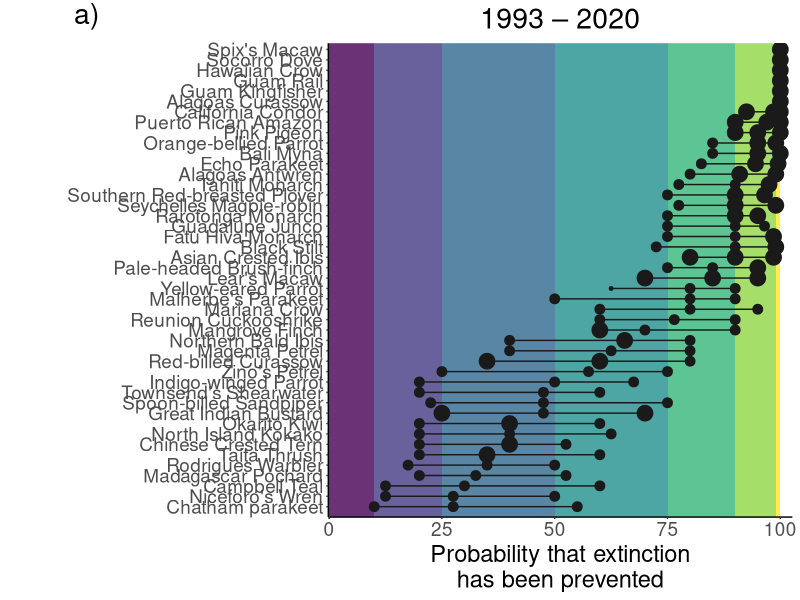
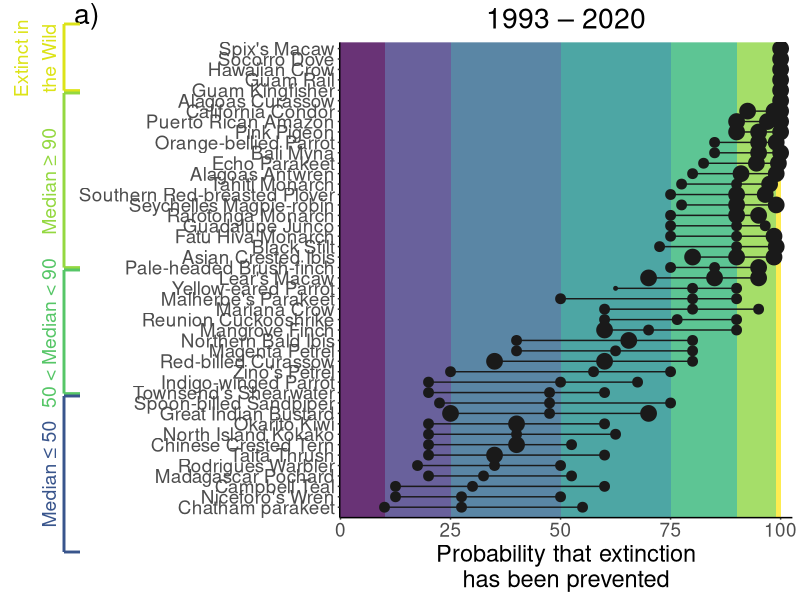
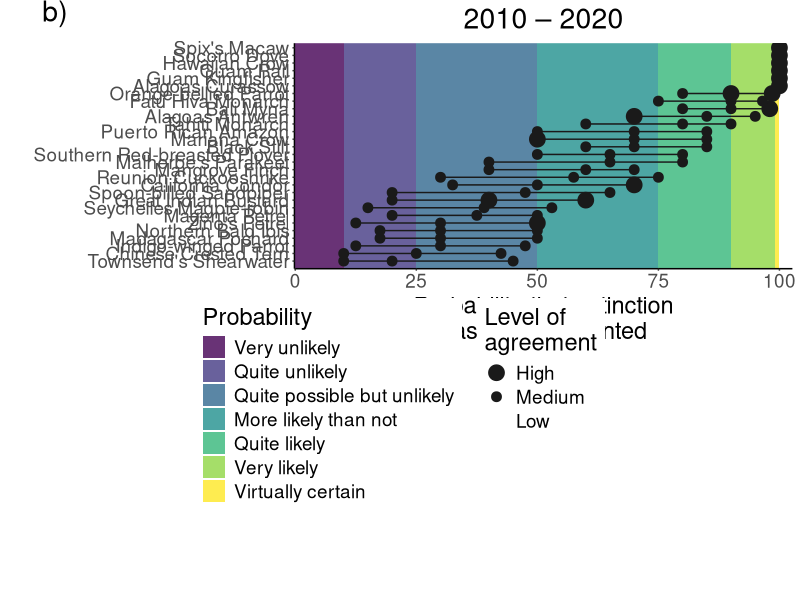
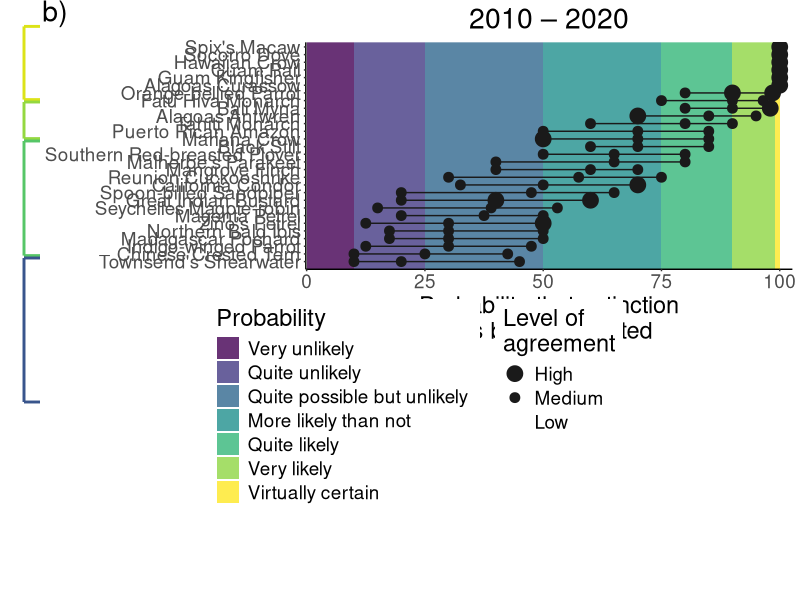
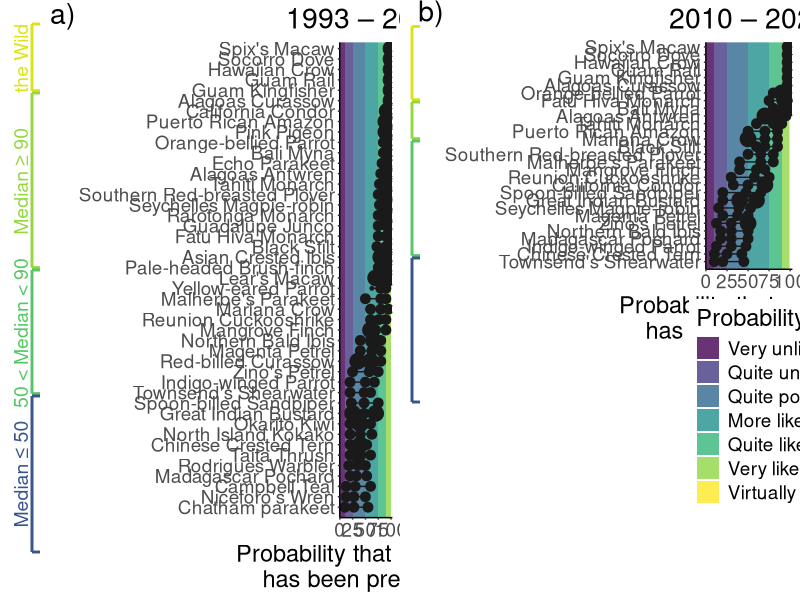

These charts were generated, in order, by the following R code: (Note: this script raises an error after producing the figures.)
#### -------------------------------------------------------------------------------##
#### ----------------------------- Plots of medians ------------------------------####
#### -------------------------------------------------------------------------------##

library(tidyverse)
library(viridis)
library(cowplot)
library(gridExtra)


allsppmed <- read.csv("data/allspp_medians.csv")

allsppmed <- mutate_if(allsppmed, is.character, as.factor)

## Reorder factor levels

### Agreement
allsppmed$agreement1993 = factor(allsppmed$agreement1993, levels(allsppmed$agreement1993)[c(1, 3, 2)])
allsppmed$agreement2010 = factor(allsppmed$agreement2010, levels(allsppmed$agreement2010)[c(1, 3, 2)])

### Type of estimate
allsppmed$est = factor(allsppmed$est, levels(allsppmed$est)[c(2, 1, 3)])



## Set up plot background

fill <- c("Very unlikely", "Quite unlikely", "Quite possible\nbut unlikely", "More likely than not", "Quite likely", 
          "Very likely", "Virtually certain")
ymax <- c(10, 25, 50, 75, 90, 99, 100)
ymin <- c(0, 10, 25, 50, 75, 90, 99)
fill <- c(1:7)
rect <- data.frame(cbind(ymax, ymin, fill))


#### ----------------------------- Birds -----------------------------------------####


## Make bird plot for 1993 - 2020

(a <- filter(allsppmed, class == "AVES") %>% 
   ggplot() +
   geom_point(aes(x = fct_reorder(Common.name, order1993), y = median1993), alpha = 0)  +
   geom_rect(data = rect, aes(xmin = 0, xmax = 45.6, ymin = ymin, ymax = ymax, fill = fill), alpha = 0.8) +
   scale_fill_viridis() +
   geom_point(aes(x = fct_reorder(Common.name, order1993), y = median1993, size = agreement1993), colour = "grey10")+
   geom_line(aes(x = Common.name, y = median1993, colour = "grey10"), colour = "grey10") +
   coord_flip(ylim = c(4.5, 98)) +
   scale_size_manual(values = c(5, 3, 1)) +
   labs(x = "", y = "Probability that extinction\nhas been prevented", title = "1993 – 2020", tag = "a)") +
   theme_classic() +
   theme(axis.ticks.length = unit(.05, "cm"),
         text = element_text(size = 17),
         panel.spacing = unit(2, "lines"),
         legend.position = "none",
         plot.title = element_text(hjust = 0.5),
         plot.margin = unit(c(5.5, 5.5, 5.5, 30),"pt"),
         plot.tag.position = c(0.06, 0.99)))


## Add lines and text on left

(b <- ggdraw() +
    draw_plot(a) +
    draw_line(x = c(0.08, 0.08), y = c(0.849, 0.96), color = "#DCE318FF", size = 1) +
    draw_line(x = c(0.08, 0.1), y = c(0.96, 0.96), color = "#DCE318FF", size = 1) +
    draw_line(x = c(0.08, 0.1), y = c(0.849, 0.849), color = "#DCE318FF", size = 1) +
    draw_text("Extinct in\nthe Wild", vjust = 0, x = 0.07, y = 0.903, angle = 90, colour = "#DCE318FF") +
    
    draw_line(x = c(0.08, 0.08), y = c(0.554, 0.845), color = "#94D840FF", size = 1) +
    draw_line(x = c(0.08, 0.1), y = c(0.845, 0.845), color = "#94D840FF", size = 1) +
    draw_line(x = c(0.08, 0.1), y = c(0.554, 0.554), color = "#94D840FF", size = 1) +
    draw_text("Median \u2265 90", vjust = 0, x = 0.07, y = 0.698, angle = 90, colour = "#94D840FF") +
    
    draw_line(x = c(0.08, 0.08), y = c(0.344, 0.55), color = "#56C667FF", size = 1) +
    draw_line(x = c(0.08, 0.1), y = c(0.55, 0.55), color = "#56C667FF", size = 1) +
    draw_line(x = c(0.08, 0.1), y = c(0.344, 0.344), color = "#56C667FF", size = 1) +
    draw_text("50 < Median < 90", vjust = 0, x = 0.07, y = 0.445, angle = 90, colour = "#56C667FF") +
    
    draw_line(x = c(0.08, 0.08), y = c(0.08, 0.34), color = "#39558CFF", size = 1) +
    draw_line(x = c(0.08, 0.1), y = c(0.34, 0.34), color = "#39558CFF", size = 1) +
    draw_line(x = c(0.08, 0.1), y = c(0.08, 0.08), color = "#39558CFF", size = 1) +
    draw_text("Median \u2264 50", vjust = 0, x = 0.07, y = 0.21, angle = 90, colour = "#39558CFF"))


## Make bird plot for 2010 - 2020

(c <- filter(allsppmed, class == "AVES" & !is.na(median2010)) %>% 
    ggplot() +
    geom_point(aes(x = fct_reorder(Common.name, order2010), y = median2010), alpha = 0) +
    geom_rect(data = rect, aes(xmin = 0, xmax = 29.6, ymin = ymin, ymax = ymax, fill = fill), alpha = 0.8) +
    scale_fill_viridis(labels = c("Very unlikely", 
                                  "Quite unlikely", 
                                  "Quite possible but unlikely", 
                                  "More likely than not", 
                                  "Quite likely", 
                                  "Very likely", 
                                  "Virtually certain"),
                       guide = "legend", name = "Probability") +
    geom_point(aes(x = fct_reorder(Common.name, order2010), y = median2010, size = agreement2010), colour = "grey10") +
    geom_line(aes(x = Common.name, y = median2010, colour = "grey10"), colour = "grey10") +
    coord_flip(ylim = c(4.5, 98)) +
    scale_size_manual(values = c(5, 3, 1), name = "Level of\nagreement", drop = FALSE) +
    labs(x = "", y = "Probability that extinction\nhas been prevented", title = "2010 – 2020", tag = "b)") +
    theme_classic() +
    theme(axis.ticks.length = unit(.05, "cm"),
          text = element_text(size = 17),
          plot.margin = unit(c(5.5, 5.5, 185, 5.5),"pt"),
          legend.position = c(-0.2, -0.13),
          legend.justification = c("left", "top"),
          legend.box = "horizontal", 
          legend.direction = "vertical",
          plot.title = element_text(hjust = 0.5),
          plot.tag.position = c(0.06, 0.99)) + 
    guides(colour = guide_legend(override.aes = list(size = 5), order = 2),
           fill = guide_legend(order = 1),
           size = guide_legend(order = 3)))


## Add lines and text on left

(d <- ggdraw() +
    draw_plot(c) +
    draw_line(x = c(0.03, 0.03), y = c(0.834, 0.956), color = "#DCE318FF", size = 1) +
    draw_line(x = c(0.03, 0.05), y = c(0.956, 0.956), color = "#DCE318FF", size = 1) +
    draw_line(x = c(0.03, 0.05), y = c(0.834, 0.834), color = "#DCE318FF", size = 1) +
    
    draw_line(x = c(0.03, 0.03), y = c(0.769, 0.83), color = "#94D840FF", size = 1) +
    draw_line(x = c(0.03, 0.05), y = c(0.83, 0.83), color = "#94D840FF", size = 1) +
    draw_line(x = c(0.03, 0.05), y = c(0.769, 0.769), color = "#94D840FF", size = 1) +
    
    draw_line(x = c(0.03, 0.03), y = c(0.574, 0.765), color = "#56C667FF", size = 1) +
    draw_line(x = c(0.03, 0.05), y = c(0.765, 0.765), color = "#56C667FF", size = 1) +
    draw_line(x = c(0.03, 0.05), y = c(0.574, 0.574), color = "#56C667FF", size = 1) +
    
    draw_line(x = c(0.03, 0.03), y = c(0.33, 0.57), color = "#39558CFF", size = 1) +
    draw_line(x = c(0.03, 0.05), y = c(0.57, 0.57), color = "#39558CFF", size = 1) +
    draw_line(x = c(0.03, 0.05), y = c(0.33, 0.33), color = "#39558CFF", size = 1))


## Arrange and save

e <- grid.arrange(b, d, nrow = 1)
ggsave("output/median_scores_birds.pdf", e, dpi = 800, width = 15, height = 10, device = cairo_pdf)
ggsave("output/median_scores_birds.png", e, dpi = 300, width = 381, height = 254, units = "mm")



#### ----------------------------- Mammals ----------------------------------------####

## Make mammal plot for 1993 - 2020

(f <- filter(allsppmed, class == "MAMMALIA") %>% 
   ggplot() +
   geom_point(aes(x = fct_reorder(Common.name, order1993), y = median1993), alpha = 0)  +
   geom_rect(data = rect, aes(xmin = 0, xmax = 24.6, ymin = ymin, ymax = ymax, fill = fill), alpha = 0.8) +
   scale_fill_viridis() +
   geom_point(aes(x = fct_reorder(Common.name, order1993), y = median1993, size = agreement1993), colour = "grey10")+
   geom_line(aes(x = Common.name, y = median1993, colour = "grey10"), colour = "grey10") +
   coord_flip(ylim = c(4.5, 98)) +
   scale_size_manual(values = c(5, 3, 1)) +
   labs(x = "", y = "Probability that extinction\nhas been prevented", title = "1993 – 2020", tag = "a)") +
   theme_classic() +
   theme(axis.ticks.length = unit(.05, "cm"),
         text = element_text(size = 15),
         panel.spacing = unit(2, "lines"),
         legend.position = "none",
         plot.title = element_text(hjust = 0.5),
         plot.margin = unit(c(5.5, 5.5, 5.5, 30),"pt"),
         plot.tag.position = c(0.06, 0.99)))


## Add lines and text on left

(g <- b <- ggdraw() +
    draw_plot(f) +
    draw_line(x = c(0.08, 0.08), y = c(0.849, 0.955), color = "#DCE318FF", size = 1) +
    draw_line(x = c(0.08, 0.1), y = c(0.955, 0.955), color = "#DCE318FF", size = 1) +
    draw_line(x = c(0.08, 0.1), y = c(0.849, 0.849), color = "#DCE318FF", size = 1) +
    draw_text("Extinct in\nthe Wild", vjust = 0, x = 0.07, y = 0.902, angle = 90, colour = "#DCE318FF") +
    
    draw_line(x = c(0.08, 0.08), y = c(0.714, 0.845), color = "#94D840FF", size = 1) +
    draw_line(x = c(0.08, 0.1), y = c(0.845, 0.845), color = "#94D840FF", size = 1) +
    draw_line(x = c(0.08, 0.1), y = c(0.714, 0.714), color = "#94D840FF", size = 1) +
    draw_text("Median \u2265 90", vjust = 0, x = 0.07, y = 0.78, angle = 90, colour = "#94D840FF") +
    
    draw_line(x = c(0.08, 0.08), y = c(0.384, 0.71), color = "#56C667FF", size = 1) +
    draw_line(x = c(0.08, 0.1), y = c(0.71, 0.71), color = "#56C667FF", size = 1) +
    draw_line(x = c(0.08, 0.1), y = c(0.384, 0.384), color = "#56C667FF", size = 1) +
    draw_text("50 < Median < 90", vjust = 0, x = 0.07, y = 0.547, angle = 90, colour = "#56C667FF") +
    
    draw_line(x = c(0.08, 0.08), y = c(0.09, 0.38), color = "#39558CFF", size = 1) +
    draw_line(x = c(0.08, 0.1), y = c(0.38, 0.38), color = "#39558CFF", size = 1) +
    draw_line(x = c(0.08, 0.1), y = c(0.09, 0.09), color = "#39558CFF", size = 1) +
    draw_text("Median \u2264 50", vjust = 0, x = 0.07, y = 0.235, angle = 90, colour = "#39558CFF"))


## Make mammal plot for 2010 - 2020

(h <- filter(allsppmed, class == "MAMMALIA" & !is.na(median2010)) %>% 
    ggplot() +
    geom_point(aes(x = fct_reorder(Common.name, order2010), y = median2010), alpha = 0) +
    geom_rect(data = rect, aes(xmin = 0, xmax = 19.6, ymin = ymin, ymax = ymax, fill = fill), alpha = 0.8) +
    scale_fill_viridis(labels = c("Very unlikely", 
                                  "Quite unlikely", 
                                  "Quite possible but unlikely", 
                                  "More likely than not", 
                                  "Quite likely", 
                                  "Very likely", 
                                  "Virtually certain"),
                       guide = "legend", name = "Probability") +
    geom_point(aes(x = fct_reorder(Common.name, order2010), y = median2010, size = agreement2010), colour = "grey10") +
    geom_line(aes(x = Common.name, y = median2010, colour = "grey10"), colour = "grey10") +
    coord_flip(ylim = c(4.5, 98)) +
    scale_size_manual(values = c(5, 3, 1), name = "Level of\nagreement", drop = FALSE) +
    labs(x = "", y = "Probability that extinction\nhas been prevented", title = "2010 – 2020", tag = "b)") +
    theme_classic() +
    theme(axis.ticks.length = unit(.05, "cm"),
          text = element_text(size = 15),
          plot.margin = unit(c(5.5, 5.5, 160, 5.5),"pt"),
          legend.position = c(-0.2, -0.15),
          legend.justification = c("left", "top"),
          legend.box = "horizontal", 
          legend.direction = "vertical",
          plot.title = element_text(hjust = 0.5),
          plot.tag.position = c(0.06, 0.99)) + 
    guides(colour = guide_legend(override.aes = list(size = 5), order = 2),
           fill = guide_legend(order = 1),
           size = guide_legend(order = 3)))


## Add lines and text on left

(i <- ggdraw() +
    draw_plot(h) +
    draw_line(x = c(0.03, 0.03), y = c(0.894, 0.956), color = "#DCE318FF", size = 1) +
    draw_line(x = c(0.03, 0.05), y = c(0.956, 0.956), color = "#DCE318FF", size = 1) +
    draw_line(x = c(0.03, 0.05), y = c(0.894, 0.894), color = "#DCE318FF", size = 1) +
    
    draw_line(x = c(0.03, 0.03), y = c(0.739, 0.89), color = "#56C667FF", size = 1) +
    draw_line(x = c(0.03, 0.05), y = c(0.89, 0.89), color = "#56C667FF", size = 1) +
    draw_line(x = c(0.03, 0.05), y = c(0.739, 0.739), color = "#56C667FF", size = 1) +
    
    draw_line(x = c(0.03, 0.03), y = c(0.35, 0.735), color = "#39558CFF", size = 1) +
    draw_line(x = c(0.03, 0.05), y = c(0.735, 0.735), color = "#39558CFF", size = 1) +
    draw_line(x = c(0.03, 0.05), y = c(0.35, 0.35), color = "#39558CFF", size = 1))


## Arrange and save

j <- grid.arrange(g, i, nrow = 1)
ggsave("output/median_scores_mammals.pdf", j, dpi = 800, width = 13.5, height = 8, device = cairo_pdf)
ggsave("output/median_scores_mammals.png", j, dpi = 300, width = 381, height = 254, units = "mm")


